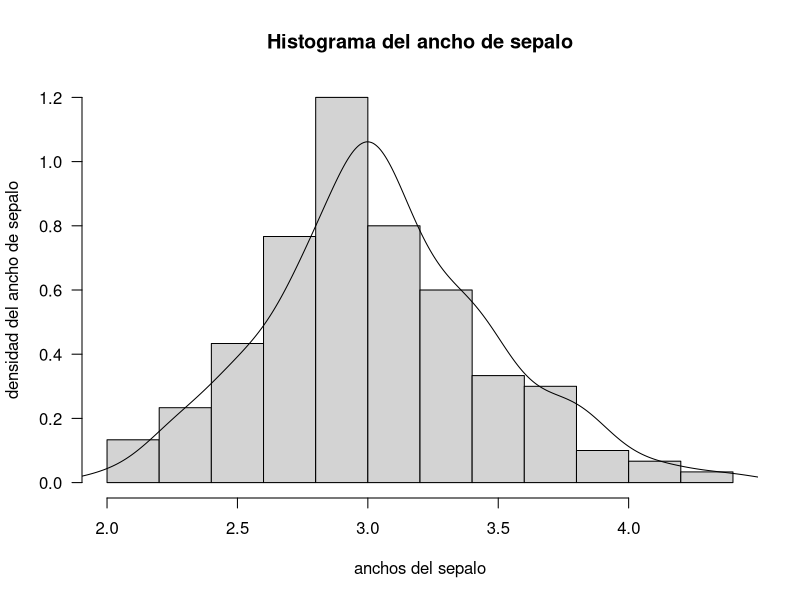
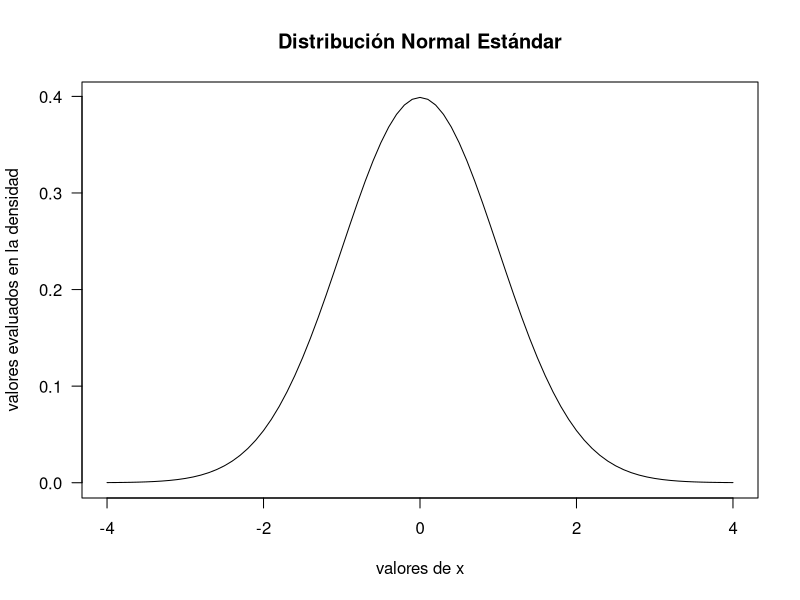

Write R code to recreate these figures, in order.
## ---- chunk 1
hist(iris$Sepal.Width, main = "Histograma del ancho de sepalo", xlab = "anchos del sepalo", ylab = "densidad del ancho de sepalo", freq = F,las=1)
lines(density(iris$Sepal.Width))
## ---- chunk 2
# Creamos el vector que va desde -4 a 4 con saltos de 0.1
x<- seq(-4,4,0.1)
# Evaluamos los valores en la función en una normal media=0, desviación estándar=1
y<- dnorm(x)
#Graficamos
plot(x,y, main = "Distribución Normal Estándar", las=1, xlab = "valores de x", ylab = "valores evaluados en la densidad", type = "l")
